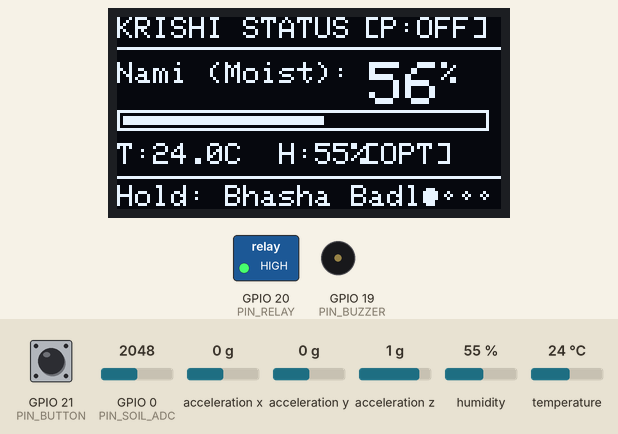
Bench run of a sketch on a simulated ESP32. Shown: 128×64 one-colour display, switched loads named in the sketch (green lamp = pin HIGH), buzzer (waves = sounding). Wiring (inferred from the names in the program): MPU-6050 motion sensor at I2C address 0x68. The inputs (shaded band) are chosen by the test bench; at power-on: GPIO 0 (PIN_SOIL_ADC) = 2048, GPIO 21 (PIN_BUTTON) HIGH, acceleration x 0 g, acceleration y 0 g, acceleration z 1 g, humidity 55 %, temperature 24 °C. The audio player accepts every command and is not drawn; what the sketch prints to the serial monitor is not drawn.

Above: at 3.3 s.
3.4 s: GPIO 0 (PIN_SOIL_ADC) set to 2407
At 4.6 s:
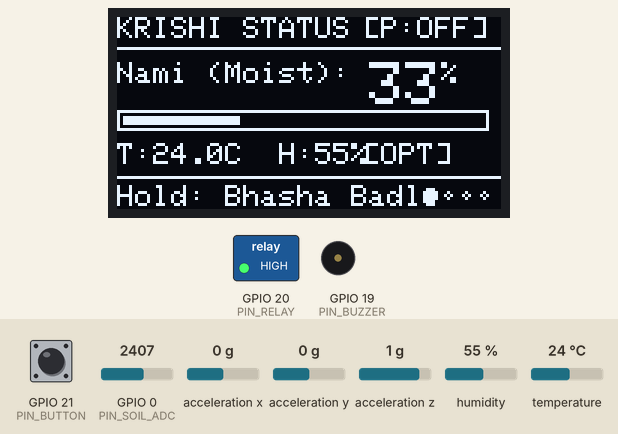
5.7 s: GPIO 0 (PIN_SOIL_ADC) set to 2501
At 7.1 s:
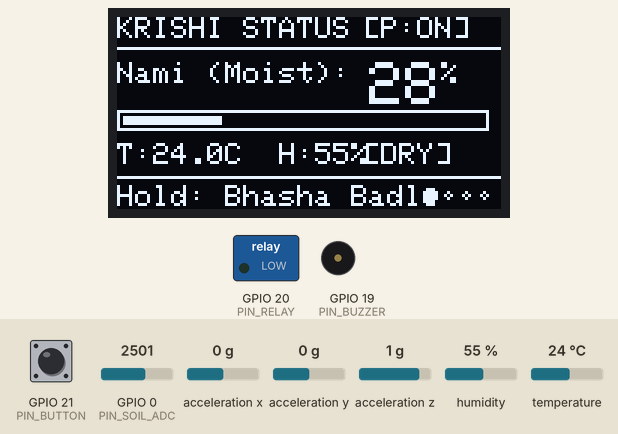
7.8 s: GPIO 21 (PIN_BUTTON) pulled LOW for 0.15 s
At 9.0 s:
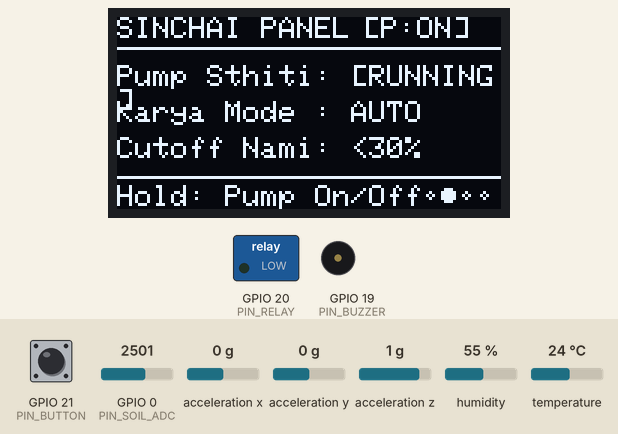
9.5 s: GPIO 21 (PIN_BUTTON) pulled LOW for 1 s
At 11.0 s:
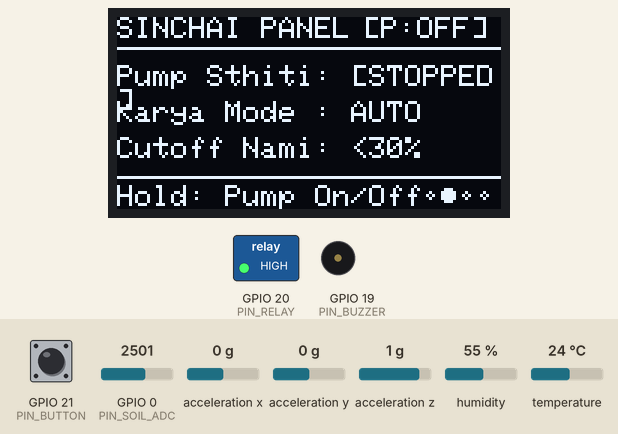
11.1 s: GPIO 21 (PIN_BUTTON) pulled LOW for 0.15 s
At 12.1 s:
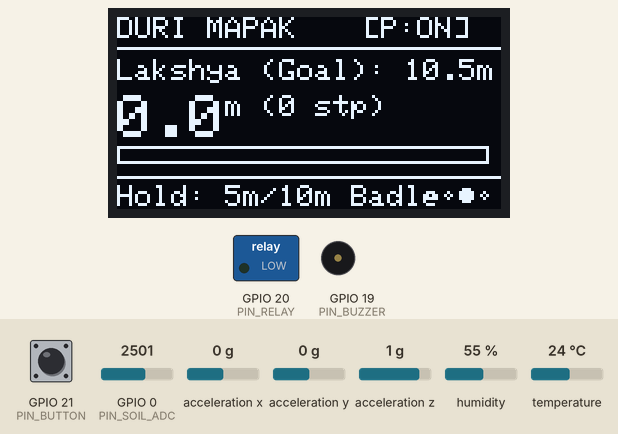
12.8 s: acceleration x set to -1.4 g
At 14.0 s:
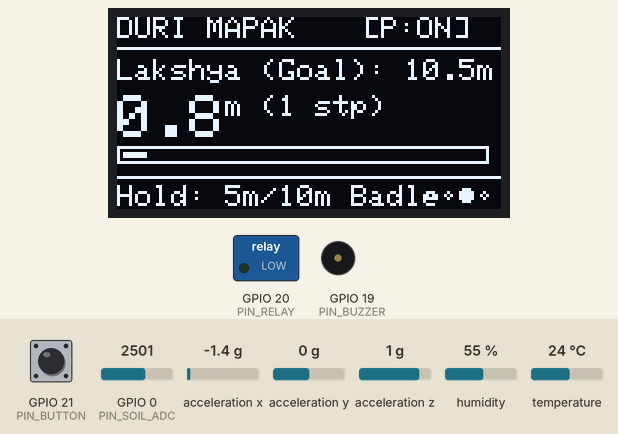
Timing chart, 0 to 15.3 s (numbered marks = the images above; inputs shaded):
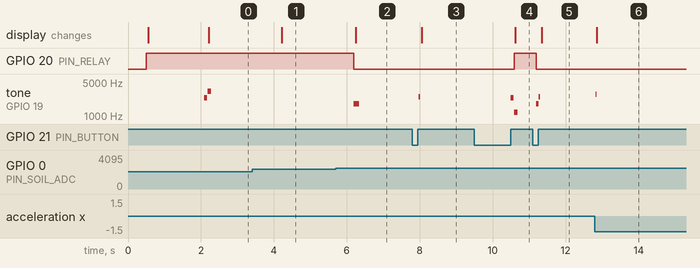

The sketch:

KrishiAgro_OLED_UI.ino
```cpp
/*
 * ==============================================================================
 * KRISHI-AGRO: Autonomous Smart Farm Assistant Firmware
 * Target Board: Seeed Studio XIAO ESP32-C6 (ESP32-C6FH4)
 *
 * Hardware Pinout Mapping:
 * - D0 (GPIO0)  : Crowtail Soil Moisture Sensor v2.0 (Analog SIG)
 * - D1 (GPIO1)  : MAX4466 Analog Microphone (OUT)
 * - D2 (GPIO2)  : DHT22 Temperature & Humidity (DATA)
 * - D3 (GPIO21) : Multi-function Push Button (to GND, INPUT_PULLUP)
 * - D4 (GPIO22) : I2C SDA (OLED SSD1306 0x3C + MPU-6050 0x68)
 * - D5 (GPIO23) : I2C SCL (OLED SSD1306 0x3C + MPU-6050 0x68)
 * - D6 (GPIO16) : UART TX -> DFPlayer Mini RX (via 1k ohm resistor!)
 * - D7 (GPIO17) : UART RX <- DFPlayer Mini TX
 * - D8 (GPIO19) : Buzzer Module (I/O)
 * - D9 (GPIO20) : 5V Relay Module (IN - Active LOW)
 * - D10 (GPIO18): Reserved / Auxiliary
 *
 * Required Libraries (Install via Arduino Library Manager):
 * - Adafruit SSD1306
 * - Adafruit GFX Library
 * - DHT sensor library (Adafruit)
 * - Adafruit Unified Sensor
 * - DFRobotDFPlayerMini
 * ==============================================================================
 */

#include <Wire.h>
#include <Adafruit_GFX.h>
#include <Adafruit_SSD1306.h>
#include <DHT.h>
#include <DFRobotDFPlayerMini.h>

// -----------------------------------------------------------------------------
// Display Configuration
// -----------------------------------------------------------------------------
#define SCREEN_WIDTH 128
#define SCREEN_HEIGHT 64
#define OLED_RESET -1
#define SCREEN_ADDRESS 0x3C
Adafruit_SSD1306 display(SCREEN_WIDTH, SCREEN_HEIGHT, &Wire, OLED_RESET);

// -----------------------------------------------------------------------------
// Hardware Pins
// -----------------------------------------------------------------------------
#define PIN_SOIL_ADC     0   // D0 / GPIO0 / ADC1_CH0
#define PIN_MIC_ADC      1   // D1 / GPIO1 / ADC1_CH1
#define PIN_DHT          2   // D2 / GPIO2
#define PIN_BUTTON       21  // D3 / GPIO21 (Internal Pullup)
#define PIN_I2C_SDA      22  // D4 / GPIO22
#define PIN_I2C_SCL      23  // D5 / GPIO23
#define PIN_DFP_TX       16  // D6 / GPIO16 (ESP TX -> DFP RX via 1k)
#define PIN_DFP_RX       17  // D7 / GPIO17 (ESP RX <- DFP TX)
#define PIN_BUZZER       19  // D8 / GPIO19
#define PIN_RELAY        20  // D9 / GPIO20 (Active LOW)

// -----------------------------------------------------------------------------
// Sensor Objects & Peripherals
// -----------------------------------------------------------------------------
#define DHTTYPE DHT22
DHT dht(PIN_DHT, DHTTYPE);

HardwareSerial dfpSerial(1); // Use UART1 on ESP32-C6
DFRobotDFPlayerMini dfplayer;
bool dfplayerReady = false;

// MPU-6050 I2C Address
#define MPU_ADDR 0x68
bool mpuReady = false;

// -----------------------------------------------------------------------------
// Sensor Calibration & Constants
// -----------------------------------------------------------------------------
// Typical raw ADC values for Crowtail Capacitive Moisture Sensor v2.0 (12-bit: 0-4095)
const int SOIL_DRY_ADC = 2950;  // Raw reading in completely dry air
const int SOIL_WET_ADC = 1350;  // Raw reading in cup of water
const int AUTO_IRRIGATE_THRESHOLD = 30; // Irrigation starts if moisture < 30%

// Step detection / Pedometer constants for MPU6050
const float STRIDE_METERS = 0.75f;     // Average agricultural step ~ 0.75m
const int TARGET_STEPS_5M = 7;         // ~5.25m
const int TARGET_STEPS_10M = 14;       // ~10.5m
int currentStepGoal = TARGET_STEPS_10M;

// -----------------------------------------------------------------------------
// State Machine Variables
// -----------------------------------------------------------------------------
enum AppScreen {
  SCREEN_OVERVIEW = 0,
  SCREEN_IRRIGATION = 1,
  SCREEN_GRID_WALK = 2,
  SCREEN_AI_ADVISOR = 3,
  TOTAL_SCREENS = 4
};

AppScreen currentScreen = SCREEN_OVERVIEW;
bool langHindi = true; // Toggle between Hindi (Transliterated) & English

// Live Readings Cache
int rawSoilADC = 0;
int soilPercentage = 45;
float ambientTemp = 28.0;
float ambientHum = 60.0;
bool pumpState = false;
bool autoModeEnabled = true;

// Step counter state
int stepCount = 0;
float lastAccelMag = 1.0;
unsigned long lastStepTime = 0;

// Button Timing & Debounce
unsigned long btnPressStartTime = 0;
bool isBtnPressed = false;
const unsigned long LONG_PRESS_MS = 600;
const unsigned long DEBOUNCE_MS = 40;

// Non-blocking Refresh Timers
unsigned long lastSensorReadTime = 0;
unsigned long lastDisplayRefreshTime = 0;
unsigned long lastPedometerTime = 0;

// -----------------------------------------------------------------------------
// Audio / Buzzer Helpers
// -----------------------------------------------------------------------------
void beepShort(int freq = 2000, int duration = 50) {
  tone(PIN_BUZZER, freq, duration);
}

void beepConfirm() {
  tone(PIN_BUZZER, 2400, 80);
  delay(90);
  tone(PIN_BUZZER, 3200, 100);
}

void playVoiceTrack(int trackNumber) {
  if (dfplayerReady) {
    dfplayer.play(trackNumber);
  }
}

// -----------------------------------------------------------------------------
// MPU6050 Accelerometer Step Detection (Pedometer)
// -----------------------------------------------------------------------------
void initMPU6050() {
  Wire.beginTransmission(MPU_ADDR);
  Wire.write(0x6B); // Power Management 1 register
  Wire.write(0x00); // Wake up MPU-6050
  if (Wire.endTransmission() == 0) {
    mpuReady = true;
    Serial.println("[MPU6050] Initialized successfully.");
  } else {
    mpuReady = false;
    Serial.println("[MPU6050] Not detected on I2C bus.");
  }
}

void updatePedometer() {
  if (!mpuReady) return;

  Wire.beginTransmission(MPU_ADDR);
  Wire.write(0x3B); // Starting register for Accel readings
  if (Wire.endTransmission(false) != 0) return;

  Wire.requestFrom(MPU_ADDR, 6, true);
  if (Wire.available() < 6) return;

  int16_t ax = (Wire.read() << 8) | Wire.read();
  int16_t ay = (Wire.read() << 8) | Wire.read();
  int16_t az = (Wire.read() << 8) | Wire.read();

  // Convert raw to G's
  float gX = ax / 16384.0f;
  float gY = ay / 16384.0f;
  float gZ = az / 16384.0f;

  // Compute magnitude vector
  float accelMag = sqrt(gX * gX + gY * gY + gZ * gZ);

  // Peak detection with refractory lockout period (320ms)
  unsigned long now = millis();
  if (accelMag > 1.35f && lastAccelMag <= 1.35f && (now - lastStepTime > 320)) {
    stepCount++;
    lastStepTime = now;
    beepShort(2800, 30); // Subtle step tick

    // Target alert
    if (stepCount == currentStepGoal) {
      beepConfirm();
      playVoiceTrack(5); // "Target distance reached! Place sensor in soil."
    }
  }
  lastAccelMag = accelMag;
}

// -----------------------------------------------------------------------------
// Sensor Acquisition
// -----------------------------------------------------------------------------
void readSensors() {
  // 1. Crowtail Soil Moisture
  rawSoilADC = analogRead(PIN_SOIL_ADC);
  // Constrain and map ADC to 0-100% moisture
  int mappedMoist = map(rawSoilADC, SOIL_DRY_ADC, SOIL_WET_ADC, 0, 100);
  soilPercentage = constrain(mappedMoist, 0, 100);

  // 2. DHT22 Climate
  float t = dht.readTemperature();
  float h = dht.readHumidity();
  if (!isnan(t)) ambientTemp = t;
  if (!isnan(h)) ambientHum = h;

  // 3. Autonomous Irrigation Logic
  if (autoModeEnabled) {
    if (soilPercentage < AUTO_IRRIGATE_THRESHOLD && !pumpState) {
      setPump(true);
      playVoiceTrack(3); // "Irrigation started"
    } else if (soilPercentage >= (AUTO_IRRIGATE_THRESHOLD + 20) && pumpState) {
      setPump(false);
      playVoiceTrack(4); // "Target reached, pump stopped"
    }
  }
}

void setPump(bool state) {
  pumpState = state;
  // Standard relay modules are active LOW
  digitalWrite(PIN_RELAY, pumpState ? LOW : HIGH);
  if (pumpState) {
    beepShort(1800, 150);
  } else {
    beepShort(1200, 100);
  }
}

// -----------------------------------------------------------------------------
// Button State Machine (Short Click = Next Page | Long Press = Action)
// -----------------------------------------------------------------------------
void handleButton() {
  bool pinState = digitalRead(PIN_BUTTON); // LOW when pressed

  if (pinState == LOW && !isBtnPressed) {
    // Just pressed
    isBtnPressed = true;
    btnPressStartTime = millis();
  }
  else if (pinState == HIGH && isBtnPressed) {
    // Just released
    unsigned long duration = millis() - btnPressStartTime;
    isBtnPressed = false;

    if (duration >= LONG_PRESS_MS) {
      // Long Press Trigger
      beepConfirm();
      executeLongPressAction();
    } else if (duration >= DEBOUNCE_MS) {
      // Short Click Trigger
      beepShort(2500, 40);
      currentScreen = (AppScreen)((currentScreen + 1) % TOTAL_SCREENS);
    }
  }
}

void executeLongPressAction() {
  switch (currentScreen) {
    case SCREEN_OVERVIEW:
      // Long press on Overview: Toggle Hindi / English
      langHindi = !langHindi;
      break;

    case SCREEN_IRRIGATION:
      // Long press on Irrigation: Toggle Pump
      setPump(!pumpState);
      break;

    case SCREEN_GRID_WALK:
      // Long press on Grid: Reset steps or toggle 5m / 10m target
      if (stepCount >= currentStepGoal) {
        stepCount = 0; // Reset after reaching goal
      } else {
        // Toggle goal between 5m (7 steps) and 10m (14 steps)
        currentStepGoal = (currentStepGoal == TARGET_STEPS_10M) ? TARGET_STEPS_5M : TARGET_STEPS_10M;
        stepCount = 0;
      }
      break;

    case SCREEN_AI_ADVISOR:
      // Trigger voice test advisory
      playVoiceTrack(soilPercentage < 30 ? 2 : 1);
      break;
  }
}

// -----------------------------------------------------------------------------
// OLED Screen Renderers
// -----------------------------------------------------------------------------
void drawHeader(const char* titleEn, const char* titleHi) {
  display.setTextSize(1);
  display.setTextColor(SSD1306_WHITE);
  display.setCursor(0, 0);

  // Screen Title
  display.print(langHindi ? titleHi : titleEn);

  // Top Right Status Indicators
  display.setCursor(82, 0);
  if (pumpState) {
    display.print("[P:ON]");
  } else {
    display.print("[P:OFF]");
  }

  // Divider Line
  display.drawFastHLine(0, 10, SCREEN_WIDTH, SSD1306_WHITE);
}

void drawFooterHints(const char* hintEn, const char* hintHi) {
  display.drawFastHLine(0, 53, SCREEN_WIDTH, SSD1306_WHITE);
  display.setTextSize(1);
  display.setCursor(0, 56);
  display.print(langHindi ? hintHi : hintEn);

  // Page Indicator Dots
  for (int i = 0; i < TOTAL_SCREENS; i++) {
    int dotX = 104 + (i * 6);
    if (i == (int)currentScreen) {
      display.fillCircle(dotX, 59, 2, SSD1306_WHITE);
    } else {
      display.drawCircle(dotX, 59, 1, SSD1306_WHITE);
    }
  }
}

// Page 0: Live Farm Overview
void renderScreenOverview() {
  drawHeader("FARM STATUS", "KRISHI STATUS");

  // Soil Percentage Bar
  display.setTextSize(1);
  display.setCursor(0, 15);
  display.print(langHindi ? "Nami (Moist): " : "Soil Moist: ");
  display.setTextSize(2);
  display.print(soilPercentage);
  display.setTextSize(1);
  display.print("%");

  // Gauge Progress Bar
  int barWidth = map(soilPercentage, 0, 100, 0, 120);
  display.drawRect(0, 31, 124, 7, SSD1306_WHITE);
  display.fillRect(2, 33, barWidth, 3, SSD1306_WHITE);

  // Temp & Humidity Chips
  display.setTextSize(1);
  display.setCursor(0, 42);
  display.print("T:");
  display.print(ambientTemp, 1);
  display.print("C  H:");
  display.print(ambientHum, 0);
  display.print("%");

  // Condition Tag
  display.setCursor(82, 42);
  if (soilPercentage < 30) {
    display.print("[DRY]");
  } else if (soilPercentage > 75) {
    display.print("[WET]");
  } else {
    display.print("[OPT]");
  }

  drawFooterHints("Hold: Lang HI/EN", "Hold: Bhasha Badle");
}

// Page 1: Irrigation & Manual Control
void renderScreenIrrigation() {
  drawHeader("IRRIGATION", "SINCHAI PANEL");

  display.setTextSize(1);
  display.setCursor(0, 16);
  display.print(langHindi ? "Pump Sthiti:" : "Pump State: ");
  display.setTextSize(1);
  display.print(pumpState ? " [RUNNING]" : " [STOPPED]");

  display.setCursor(0, 28);
  display.print(langHindi ? "Karya Mode : " : "Control Mode: ");
  display.print(autoModeEnabled ? "AUTO" : "MANUAL");

  display.setCursor(0, 40);
  display.print(langHindi ? "Cutoff Nami: <" : "Cutoff Moist: <");
  display.print(AUTO_IRRIGATE_THRESHOLD);
  display.print("%");

  drawFooterHints("Hold: Toggle Pump", "Hold: Pump On/Off");
}

// Page 2: 5m / 10m Grid Walk Distance
void renderScreenGridWalk() {
  drawHeader("GRID SAMPLER", "DURI MAPAK");

  float metersWalked = stepCount * STRIDE_METERS;
  float targetMeters = currentStepGoal * STRIDE_METERS;

  display.setTextSize(1);
  display.setCursor(0, 14);
  display.print(langHindi ? "Lakshya (Goal): " : "Target Dist: ");
  display.print(targetMeters, 1);
  display.print("m");

  // Large Distance Readout
  display.setTextSize(2);
  display.setCursor(0, 26);
  display.print(metersWalked, 1);
  display.setTextSize(1);
  display.print("m (");
  display.print(stepCount);
  display.print(" stp)");

  // Walk Progress Bar
  int progressW = map(stepCount, 0, currentStepGoal, 0, 122);
  progressW = constrain(progressW, 0, 122);
  display.drawRect(0, 43, 124, 6, SSD1306_WHITE);
  display.fillRect(2, 45, progressW, 2, SSD1306_WHITE);

  if (stepCount >= currentStepGoal) {
    drawFooterHints("REACHED! Place probe", "PAHUCH GAYE! Sensor lagaye");
  } else {
    drawFooterHints("Hold: Reset / Switch", "Hold: 5m/10m Badle");
  }
}

// Page 3: Offline AI Advisor & Audio
void renderScreenAIAdvisor() {
  drawHeader("AI ADVISOR", "KRISHI SALAH");

  display.setTextSize(1);
  display.setCursor(0, 14);
  display.print(langHindi ? "Fasal Nami:" : "Crop Health:");

  display.setCursor(0, 25);
  if (soilPercentage < 30) {
    display.print(langHindi ? "Pani de! Nami kam h." : "Dry alert! Water now.");
    display.setCursor(0, 36);
    display.print(langHindi ? "Track 0002.mp3 chalega" : "Voice track: 0002.mp3");
  } else {
    display.print(langHindi ? "Nami uttam h. Gehu OK." : "Moisture optimal!");
    display.setCursor(0, 36);
    display.print(langHindi ? "Fasal swasth h." : "Conditions healthy.");
  }

  display.setCursor(0, 45);
  display.print("Mic OUT: Standby (D1)");

  drawFooterHints("Hold: Play Audio", "Hold: Awaz Sunein");
}

void renderDisplay() {
  display.clearDisplay();

  switch (currentScreen) {
    case SCREEN_OVERVIEW:   renderScreenOverview();   break;
    case SCREEN_IRRIGATION: renderScreenIrrigation(); break;
    case SCREEN_GRID_WALK:  renderScreenGridWalk();   break;
    case SCREEN_AI_ADVISOR: renderScreenAIAdvisor();  break;
  }

  display.display();
}

// -----------------------------------------------------------------------------
// Arduino Setup & Main Loop
// -----------------------------------------------------------------------------
void setup() {
  Serial.begin(115200);
  delay(500);
  Serial.println("\n--- Starting KRISHI-AGRO Smart Farm Assistant ---");

  // Pin Configurations
  pinMode(PIN_BUTTON, INPUT_PULLUP);
  pinMode(PIN_BUZZER, OUTPUT);
  pinMode(PIN_RELAY, OUTPUT);
  digitalWrite(PIN_RELAY, HIGH); // Relay OFF initially (Active LOW)

  // Initialize I2C Bus on XIAO ESP32-C6 (D4=SDA, D5=SCL)
  Wire.begin(PIN_I2C_SDA, PIN_I2C_SCL);

  // Initialize OLED
  if (!display.begin(SSD1306_SWITCHCAPVCC, SCREEN_ADDRESS)) {
    Serial.println("[OLED] Allocation failed. Check wiring on D4/D5.");
  } else {
    display.clearDisplay();
    display.setTextSize(1);
    display.setTextColor(SSD1306_WHITE);
    display.setCursor(10, 25);
    display.println("KRISHI-AGRO v1.0");
    display.setCursor(10, 38);
    display.println("Starting systems...");
    display.display();
    delay(1000);
  }

  // Initialize DHT22
  dht.begin();

  // Initialize MPU-6050
  initMPU6050();

  // Initialize DFPlayer Mini UART
  dfpSerial.begin(9600, SERIAL_8N1, PIN_DFP_RX, PIN_DFP_TX);
  if (dfplayer.begin(dfpSerial)) {
    dfplayerReady = true;
    dfplayer.volume(22); // Volume range 0-30
    Serial.println("[DFPlayer] MP3 TF1CP v3.0 Online!");
    playVoiceTrack(1);   // Boot welcome track
  } else {
    Serial.println("[DFPlayer] Offline or SD card not inserted.");
  }

  beepConfirm();
  Serial.println("[Setup] All peripherals initialized.");
}

void loop() {
  unsigned long currentMillis = millis();

  // 1. Instant Button Check (Debounced state machine)
  handleButton();

  // 2. High-rate Pedometer Check (every 20ms = 50Hz)
  if (currentMillis - lastPedometerTime >= 20) {
    lastPedometerTime = currentMillis;
    updatePedometer();
  }

  // 3. Sensor Read Periodic Loop (every 1000ms)
  if (currentMillis - lastSensorReadTime >= 1000) {
    lastSensorReadTime = currentMillis;
    readSensors();
  }

  // 4. OLED Refresh Loop (every 80ms ~ 12.5 FPS for smooth UI)
  if (currentMillis - lastDisplayRefreshTime >= 80) {
    lastDisplayRefreshTime = currentMillis;
    renderDisplay();
  }
}
```

Measured:
- the behaviour switches between 2470 and 2471 on GPIO 0 (PIN_SOIL_ADC) (found by bisection; images 1 and 2)
- after the input at 3.4 s, the display: changes after 0.81 s (image 1)
- after the input at 5.7 s, GPIO 20 (PIN_RELAY): HIGH → LOW after 0.49 s; tone on GPIO 19 (PIN_BUZZER): silent → 1800 Hz after 0.49 s, → silent 0.15 s later; the display: changes after 0.54 s (image 2)
- after the input at 7.8 s, tone on GPIO 19 (PIN_BUZZER): silent → 2500 Hz after 0.17 s, → silent 0.04 s later; the display: changes after 0.25 s (image 3)
- after the input at 9.5 s, GPIO 20 (PIN_RELAY): LOW → HIGH after 1.1 s; tone on GPIO 19 (PIN_BUZZER): silent → 2400 Hz after 1.0 s, → silent 0.08 s later, → 1200 Hz 0.01 s later, → silent 0.10 s later; the display: changes after 1.1 s (image 4)
- after the input at 11.1 s, the display: changes after 0.24 s (image 5)
- after the input at 12.8 s, tone on GPIO 19 (PIN_BUZZER): silent → 2800 Hz at once, → silent 0.03 s later; the display: changes after 0.06 s (image 6)
